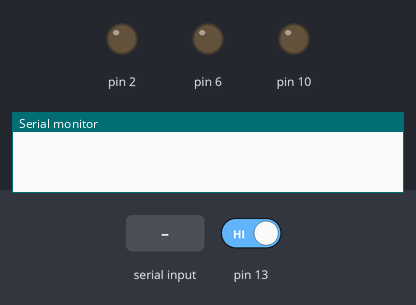
A sketch run on a simulated Arduino Uno, built with avr-gcc and run on an emulated ATmega328P. On the bench: output pins drawn as LEDs (lit = HIGH), the last lines printed to the serial monitor. The test bench sets the inputs (shaded band); at power-on: pin 13 HIGH.

Above: at 1.2 s.
1.3 s: pin 13 driven LOW
3.2 s: byte 0 (0) received over Serial
At 3.9 s:
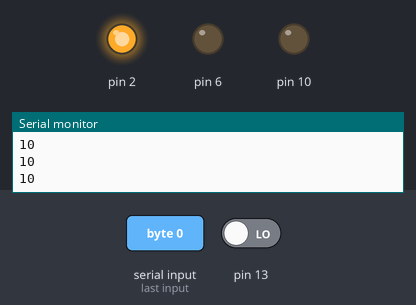
4.7 s: byte 1 (1) received over Serial
At 5.9 s:
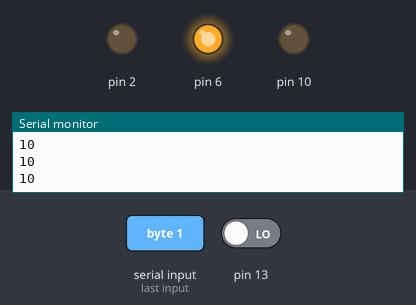
6.2 s: byte 2 (2) received over Serial
At 7.3 s:
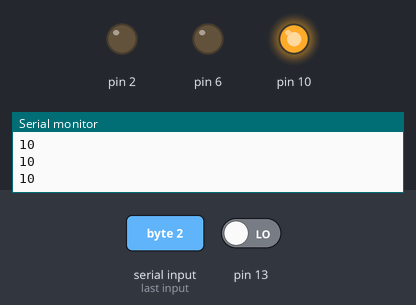
Timing chart, 0 to 8.7 s (numbered marks = the images above; inputs shaded):
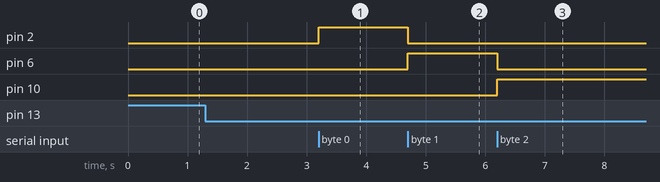

The sketch:

sketch_apr23a.ino
```cpp
#define sensor A0

void setup()
{
  pinMode(2, OUTPUT);
  pinMode(6, OUTPUT);
  pinMode(10, OUTPUT);
  pinMode(13, INPUT);
  Serial.begin(9600);
}

void loop()
{
//  float volts = analogRead(sensor)*0.0048828125;
//  int distance = 13*pow(volts,-1);

//  if (digitalRead(13) == LOW || distance > 10)
  if (digitalRead(13) == LOW)
  {
    int distance=10;
    Serial.println(distance);
    if(Serial.available())
   {
     int category = Serial.read();
     if (category == 0)
     {
       digitalWrite(2,HIGH);
       digitalWrite(6,LOW);
       digitalWrite(10,LOW);
     }
     else if (category == 1)
     {
       digitalWrite(2,LOW);
       digitalWrite(6,HIGH);
       digitalWrite(10,LOW);
     }
     else if (category == 2)
     {
       digitalWrite(2,LOW);
       digitalWrite(6,LOW);
       digitalWrite(10,HIGH);
     }
    }
  }
//  else if (distance > 10)
//  {
//    Serial.println(distance);
//    delay(10);
//
//    if(Serial.available())
//     {
//     int category = Serial.read();
//     if (category == 0)
//     {
//       digitalWrite(2,HIGH);
//       digitalWrite(6,LOW);
//       digitalWrite(10,LOW);
//     }
//     else if (category == 1)
//     {
//       digitalWrite(2,LOW);
//       digitalWrite(6,HIGH);
//       digitalWrite(10,LOW);
//     }
//     else if (category == 2)
//     {
//       digitalWrite(2,LOW);
//       digitalWrite(6,LOW);
//       digitalWrite(10,HIGH);
//     }
//     delay(500);
//    }
//  }
}
```

Measured:
- after the input at 3.2 s, pin 2: LOW → HIGH at once
- after the input at 4.7 s, pin 2: HIGH → LOW at once; pin 6: LOW → HIGH at once
- after the input at 6.2 s, pin 6: HIGH → LOW at once; pin 10: LOW → HIGH at once
